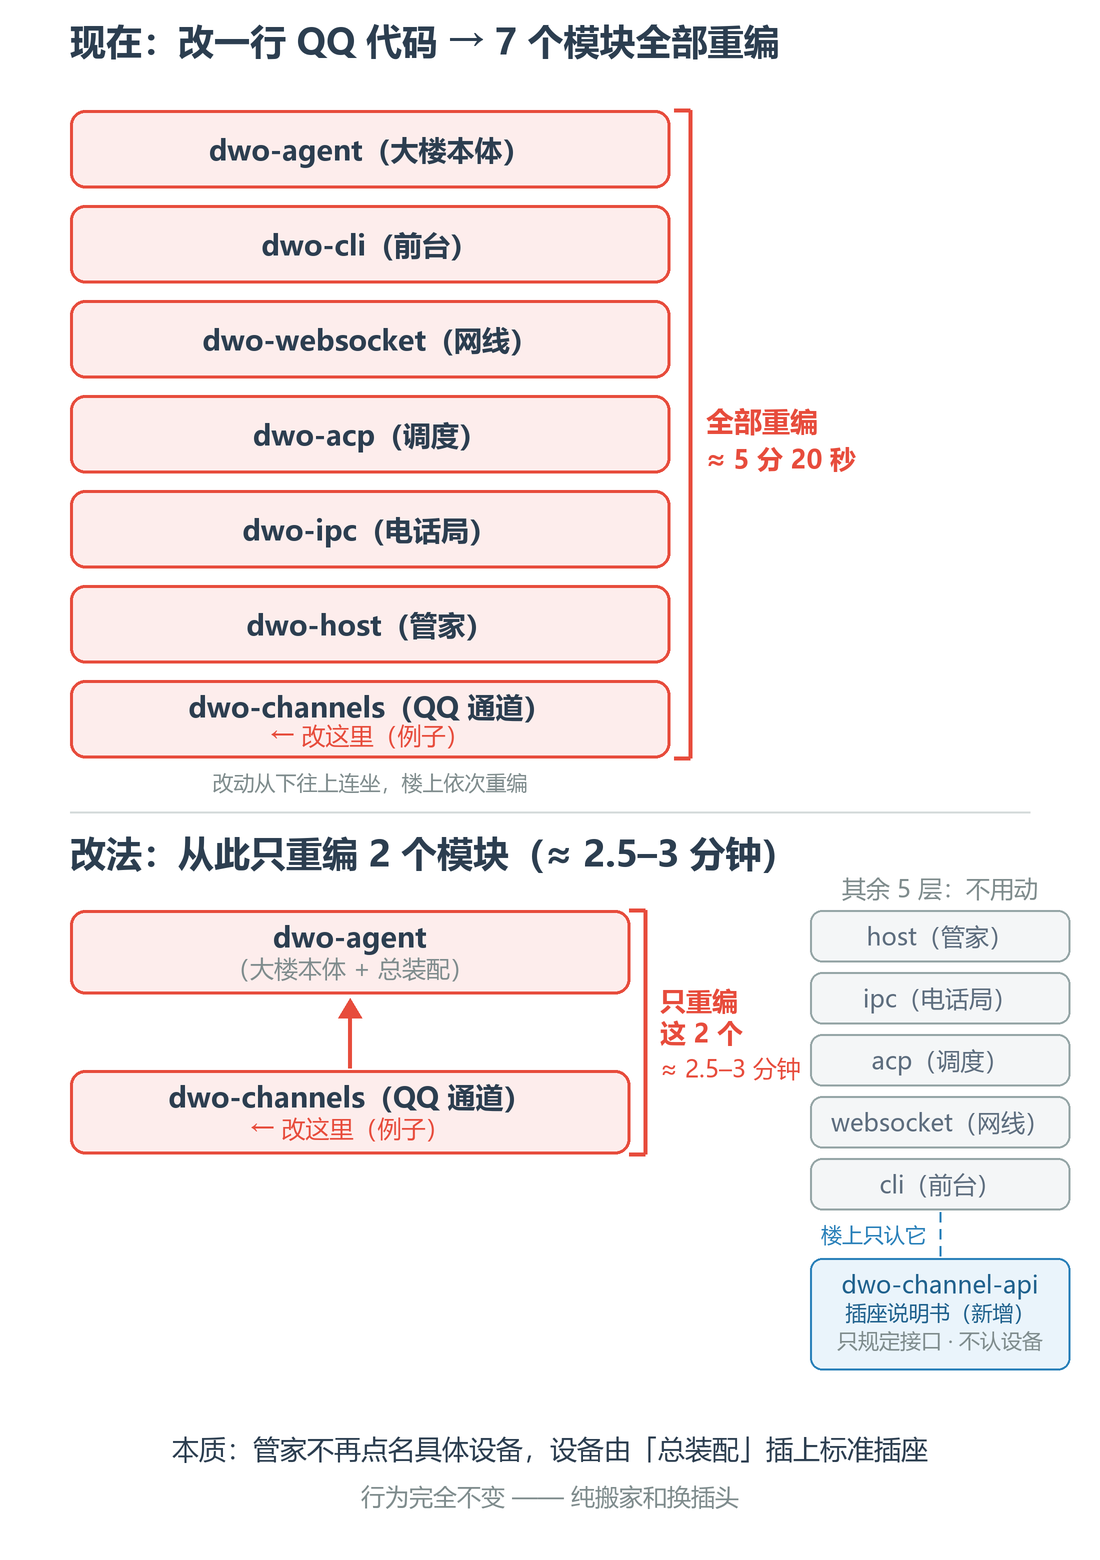

The Python source for this figure:
# -*- coding: utf-8 -*-
"""Before/after diagram: decoupling dwo-host from dwo-channels."""
import math
from PIL import Image, ImageDraw, ImageFont

S = 2
W, H = 1100, 1560

INK = "#2C3E50"
SOFT = "#7F8C8D"
RED, RED_FILL = "#E74C3C", "#FDEDEC"
GRAY, GRAY_FILL = "#95A5A6", "#F4F6F7"
BLUE, BLUE_FILL = "#2980B9", "#EAF4FB"


def load_font(size, bold=False):
    names = ("msyhbd.ttc", "msyh.ttc") if bold else ("msyh.ttc",)
    for name in names:
        try:
            return ImageFont.truetype("C:/Windows/Fonts/" + name, size * S)
        except OSError:
            pass
    return ImageFont.load_default()


F_TITLE = load_font(36, True)
F_BOX = load_font(28, True)
F_SUB = load_font(24)
F_BRACKET = load_font(26, True)
F_SMALL = load_font(21)
F_NOTE = load_font(27)

img = Image.new("RGB", (W * S, H * S), "#FFFFFF")
d = ImageDraw.Draw(img)


def text(x, y, s, font, fill=INK, anchor="mm"):
    d.text((x * S, y * S), s, font=font, fill=fill, anchor=anchor)


def box(x, y, w, h, fill, outline, radius=15, width=3):
    d.rounded_rectangle([x * S, y * S, (x + w) * S, (y + h) * S],
                        radius=radius * S, fill=fill, outline=outline, width=width * S)


def arrow_up(x, y_from, y_to, color=RED, width=4):
    d.line([x * S, y_from * S, x * S, (y_to + 10) * S], fill=color, width=width * S)
    d.polygon([(x * S, y_to * S), ((x - 12) * S, (y_to + 20) * S), ((x + 12) * S, (y_to + 20) * S)], fill=color)


def dashed(x1, y1, x2, y2, color=BLUE, width=2, dash=10, gap=7):
    total = math.hypot(x2 - x1, y2 - y1)
    if total == 0:
        return
    ux, uy = (x2 - x1) / total, (y2 - y1) / total
    pos = 0.0
    while pos < total:
        end = min(pos + dash, total)
        d.line([((x1 + ux * pos) * S, (y1 + uy * pos) * S),
                ((x1 + ux * end) * S, (y1 + uy * end) * S)], fill=color, width=width * S)
        pos = end + gap


def bracket(x, y1, y2, color=RED, width=4, tick=16):
    d.line([((x - tick) * S, y1 * S), (x * S, y1 * S)], fill=color, width=width * S)
    d.line([(x * S, y1 * S), (x * S, y2 * S)], fill=color, width=width * S)
    d.line([((x - tick) * S, y2 * S), (x * S, y2 * S)], fill=color, width=width * S)


# ---------- panel A: before ----------
text(70, 40, "现在：改一行 QQ 代码 → 7 个模块全部重编", F_TITLE, INK, anchor="lm")

rows = [
    "dwo-agent（大楼本体）",
    "dwo-cli（前台）",
    "dwo-websocket（网线）",
    "dwo-acp（调度）",
    "dwo-ipc（电话局）",
    "dwo-host（管家）",
]
bx, bw, bh, gapy = 70, 600, 78, 17
y = 110
for name in rows:
    box(bx, y, bw, bh, RED_FILL, RED)
    text(bx + bw / 2, y + bh / 2, name, F_BOX)
    y += bh + gapy

box(bx, y, bw, bh, RED_FILL, RED)
text(bx + bw / 2, y + 26, "dwo-channels（QQ 通道）", F_BOX)
text(bx + bw / 2, y + 55, "← 改这里（例子）", F_SUB, RED)
bottom_a = y + bh

bracket(690, 110, bottom_a)
text(706, 420, "全部重编", F_BOX, RED, anchor="lm")
text(706, 458, "≈ 5 分 20 秒", F_BRACKET, RED, anchor="lm")
text(370, 782, "改动从下往上连坐，楼上依次重编", F_SMALL, SOFT)

# ---------- divider ----------
d.line([70 * S, 812 * S, 1030 * S, 812 * S], fill="#D5DBDB", width=2 * S)

# ---------- panel B: after ----------
text(70, 852, "改法：从此只重编 2 个模块（≈ 2.5–3 分钟）", F_TITLE, INK, anchor="lm")

box(70, 910, 560, 84, RED_FILL, RED)
text(350, 936, "dwo-agent", F_BOX)
text(350, 968, "（大楼本体 + 总装配）", F_SUB, SOFT)

arrow_up(350, 1068, 998)

box(70, 1070, 560, 84, RED_FILL, RED)
text(350, 1096, "dwo-channels（QQ 通道）", F_BOX)
text(350, 1128, "← 改这里（例子）", F_SUB, RED)

bracket(645, 910, 1154)
text(660, 1000, "只重编", F_BRACKET, RED, anchor="lm")
text(660, 1032, "这 2 个", F_BRACKET, RED, anchor="lm")
text(660, 1068, "≈ 2.5–3 分钟", F_SUB, RED, anchor="lm")

# right column: untouched floors
text(940, 888, "其余 5 层：不用动", F_SUB, SOFT)
gray_rows = ["host（管家）", "ipc（电话局）", "acp（调度）", "websocket（网线）", "cli（前台）"]
gy = 910
for name in gray_rows:
    box(810, gy, 260, 52, GRAY_FILL, GRAY, radius=12, width=2)
    text(940, gy + 26, name, F_SUB, "#5D6D7E")
    gy += 62

# socket spec crate
dashed(940, 1212, 940, 1256)
text(926, 1234, "楼上只认它", F_SMALL, BLUE, anchor="rm")
box(810, 1258, 260, 112, BLUE_FILL, BLUE, radius=12, width=2)
text(940, 1284, "dwo-channel-api", F_SUB, "#1F618D")
text(940, 1312, "插座说明书（新增）", F_SMALL, "#1F618D")
text(940, 1340, "只规定接口 · 不认设备", F_SMALL, SOFT)

text(550, 1448, "本质：管家不再点名具体设备，设备由「总装配」插上标准插座", F_NOTE)
text(550, 1496, "行为完全不变 —— 纯搬家和换插头", F_SUB, SOFT)

img = img.resize((W, H), Image.LANCZOS)
img.save("chanarch.png", "PNG")
print("saved chanarch.png", img.size)
